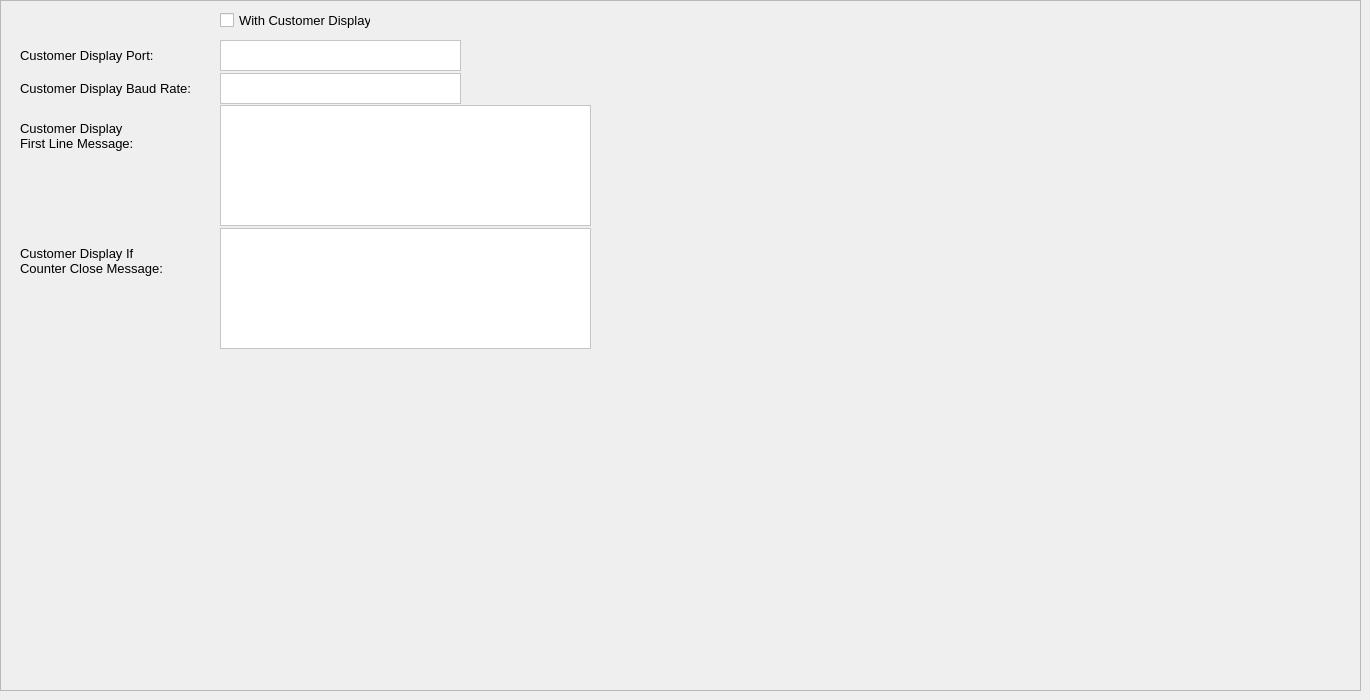
    <widget class="QWidget" name="tabCustomerDisplaySettings">
     <attribute name="title">
      <string>Customer Display Settings</string>
     </attribute>
     <widget class="QFrame" name="frame_19">
      <property name="geometry">
       <rect>
        <x>0</x>
        <y>0</y>
        <width>1361</width>
        <height>691</height>
       </rect>
      </property>
      <property name="frameShape">
       <enum>QFrame::StyledPanel</enum>
      </property>
      <property name="frameShadow">
       <enum>QFrame::Raised</enum>
      </property>
      <widget class="QCheckBox" name="checkBoxIsWithCustomerDisplay">
       <property name="geometry">
        <rect>
         <x>220</x>
         <y>10</y>
         <width>151</width>
         <height>20</height>
        </rect>
       </property>
       <property name="font">
        <font>
         <family>Segoe UI</family>
         <pointsize>10</pointsize>
        </font>
       </property>
       <property name="text">
        <string>With Customer Display</string>
       </property>
      </widget>
      <widget class="QTextEdit" name="textEditPort">
       <property name="geometry">
        <rect>
         <x>220</x>
         <y>40</y>
         <width>241</width>
         <height>31</height>
        </rect>
       </property>
       <property name="font">
        <font>
         <family>Segoe UI</family>
         <pointsize>10</pointsize>
        </font>
       </property>
       <property name="styleSheet">
        <string notr="true">background-color: rgb(255, 255, 255);
color: rgb(0, 0, 0);</string>
       </property>
      </widget>
      <widget class="QLabel" name="label_48">
       <property name="geometry">
        <rect>
         <x>20</x>
         <y>47</y>
         <width>141</width>
         <height>16</height>
        </rect>
       </property>
       <property name="font">
        <font>
         <family>Segoe UI</family>
         <pointsize>10</pointsize>
        </font>
       </property>
       <property name="text">
        <string>Customer Display Port:</string>
       </property>
      </widget>
      <widget class="QTextEdit" name="textEditBaudRate">
       <property name="geometry">
        <rect>
         <x>220</x>
         <y>73</y>
         <width>241</width>
         <height>31</height>
        </rect>
       </property>
       <property name="font">
        <font>
         <family>Segoe UI</family>
         <pointsize>10</pointsize>
        </font>
       </property>
       <property name="styleSheet">
        <string notr="true">background-color: rgb(255, 255, 255);
color: rgb(0, 0, 0);</string>
       </property>
      </widget>
      <widget class="QLabel" name="label_49">
       <property name="geometry">
        <rect>
         <x>20</x>
         <y>80</y>
         <width>171</width>
         <height>16</height>
        </rect>
       </property>
       <property name="font">
        <font>
         <family>Segoe UI</family>
         <pointsize>10</pointsize>
        </font>
       </property>
       <property name="text">
        <string>Customer Display Baud Rate:</string>
       </property>
      </widget>
      <widget class="QTextEdit" name="textEditOpenMessage">
       <property name="geometry">
        <rect>
         <x>220</x>
         <y>105</y>
         <width>371</width>
         <height>121</height>
        </rect>
       </property>
       <property name="font">
        <font>
         <family>Segoe UI</family>
         <pointsize>10</pointsize>
        </font>
       </property>
       <property name="styleSheet">
        <string notr="true">background-color: rgb(255, 255, 255);
color: rgb(0, 0, 0);</string>
       </property>
      </widget>
      <widget class="QLabel" name="label_50">
       <property name="geometry">
        <rect>
         <x>20</x>
         <y>110</y>
         <width>121</width>
         <height>51</height>
        </rect>
       </property>
       <property name="font">
        <font>
         <family>Segoe UI</family>
         <pointsize>10</pointsize>
        </font>
       </property>
       <property name="text">
        <string>Customer Display First Line Message:</string>
       </property>
       <property name="wordWrap">
        <bool>true</bool>
       </property>
      </widget>
      <widget class="QTextEdit" name="textEditClosedMessage">
       <property name="geometry">
        <rect>
         <x>220</x>
         <y>228</y>
         <width>371</width>
         <height>121</height>
        </rect>
       </property>
       <property name="font">
        <font>
         <family>Segoe UI</family>
         <pointsize>10</pointsize>
        </font>
       </property>
       <property name="styleSheet">
        <string notr="true">background-color: rgb(255, 255, 255);
color: rgb(0, 0, 0);</string>
       </property>
      </widget>
      <widget class="QLabel" name="label_51">
       <property name="geometry">
        <rect>
         <x>20</x>
         <y>235</y>
         <width>151</width>
         <height>51</height>
        </rect>
       </property>
       <property name="font">
        <font>
         <family>Segoe UI</family>
         <pointsize>10</pointsize>
        </font>
       </property>
       <property name="text">
        <string>Customer Display If Counter Close Message:</string>
       </property>
       <property name="wordWrap">
        <bool>true</bool>
       </property>
      </widget>
     </widget>
    </widget>
